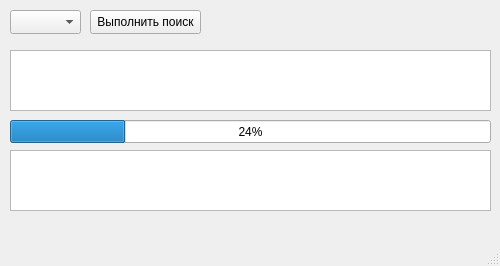
<?xml version="1.0" encoding="UTF-8"?>
<ui version="4.0">
 <class>MainWindow</class>
 <widget class="QMainWindow" name="MainWindow">
  <property name="geometry">
   <rect>
    <x>0</x>
    <y>0</y>
    <width>500</width>
    <height>266</height>
   </rect>
  </property>
  <property name="windowTitle">
   <string>File manager</string>
  </property>
  <widget class="QWidget" name="centralwidget">
   <widget class="QTextEdit" name="textEdit">
    <property name="geometry">
     <rect>
      <x>10</x>
      <y>50</y>
      <width>481</width>
      <height>61</height>
     </rect>
    </property>
   </widget>
   <widget class="QTextEdit" name="textEdit_2">
    <property name="geometry">
     <rect>
      <x>10</x>
      <y>150</y>
      <width>481</width>
      <height>61</height>
     </rect>
    </property>
    <property name="readOnly">
     <bool>true</bool>
    </property>
   </widget>
   <widget class="QPushButton" name="pushButton">
    <property name="geometry">
     <rect>
      <x>90</x>
      <y>10</y>
      <width>111</width>
      <height>24</height>
     </rect>
    </property>
    <property name="text">
     <string>Выполнить поиск</string>
    </property>
   </widget>
   <widget class="QProgressBar" name="progressBar">
    <property name="geometry">
     <rect>
      <x>10</x>
      <y>120</y>
      <width>481</width>
      <height>23</height>
     </rect>
    </property>
    <property name="value">
     <number>24</number>
    </property>
   </widget>
   <widget class="QComboBox" name="comboBox">
    <property name="geometry">
     <rect>
      <x>10</x>
      <y>10</y>
      <width>71</width>
      <height>24</height>
     </rect>
    </property>
   </widget>
  </widget>
  <widget class="QMenuBar" name="menubar">
   <property name="geometry">
    <rect>
     <x>0</x>
     <y>0</y>
     <width>500</width>
     <height>21</height>
    </rect>
   </property>
  </widget>
  <widget class="QStatusBar" name="statusbar"/>
 </widget>
 <resources/>
 <connections/>
</ui>
